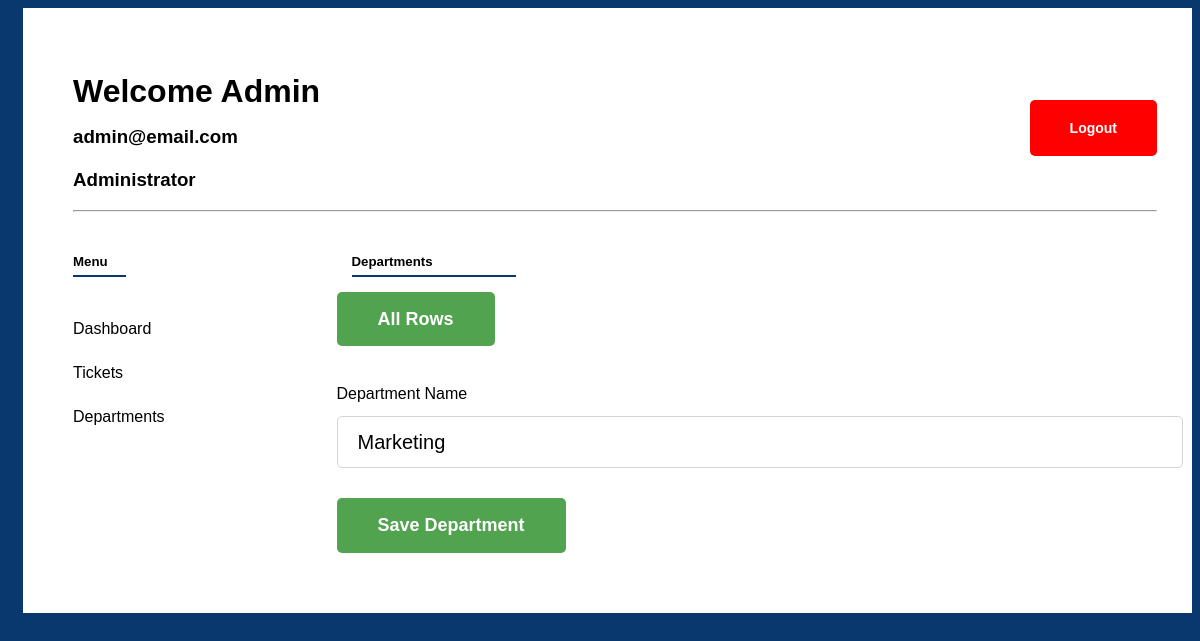
Screenshot of /support/admin/department/edit.php?id=2 (signed in) with the database file from the repository.
### tables this page shows
CREATE TABLE `users` (
  `id` int(11) NOT NULL,
  `name` varchar(50) NOT NULL,
  `password` varchar(1000) NOT NULL,
  `email` varchar(50) NOT NULL,
  `type` varchar(5) NOT NULL DEFAULT 'user',
  `dateposted` date NOT NULL DEFAULT current_timestamp()
);

CREATE TABLE `department` (
  `id` int(11) NOT NULL,
  `name` varchar(300) NOT NULL,
  `posted_by` int(11) NOT NULL,
  `dateposted` date NOT NULL DEFAULT current_timestamp()
);

### core/user.php (called while the page is built, shortened)
<?php
 class User{
	public function __construct () {
		global $config;
		 $conn = new mysqli($config['DB_SERVER'], $config['DB_USER'], $config['DB_PASSWORD'], $config['DB_NAME']);
		 $this->db = $conn;
	}
  	public function getUserInfoById(){
  		$id = isset($_SESSION['support_user_id']) ? $_SESSION['support_user_id'] : "" ;
  		$query = "SELECT * FROM users where id = '$id'";
		$run = $this->db->query($query) or die($this->db->error.__LINE__);
		$rows = mysqli_fetch_array($run);
		return $rows;
  	}
  	public function getDepartmentInfoById($id){
  		$query = "SELECT * FROM department where id = '$id'";
		$run = $this->db->query($query) or die($this->db->error.__LINE__);
		$rows = mysqli_fetch_array($run);
		return $rows;
  	}
	public function isAdmin(){
		if($this->getUserInfoById()['type'] == "admin"){
			return true;
		}else{
			return false;
		}
	}
}

### core/classes.php (called while the page is built, shortened)
<?php
require base_path('core/user.php');
$user = new User();
?>

### core/config.php (called while the page is built, shortened)
<?php
$config = array();
$config['BASE_DIR'] = dirname(dirname(__FILE__));
$config['SITE_NAME'] = 'Sonawap Support Ticket';
$config['BASE_URL'] = DEVELOPMENT ? 'http://localhost/SupportTicket/' : 'https://supportticket.com/';
$config['ROOT_DIR'] = DEVELOPMENT ? '/SupportTicket/' : '/https://supportticket.com/';
$config['DB_TYPE'] = 'mysqli';
$config['DB_SERVER'] = 'localhost';
$config['DB_NAME'] = DEVELOPMENT ? 'supportticket' : '';
$config['DB_USER'] = DEVELOPMENT ? 'root' : '';
$config['DB_PASSWORD'] = DEVELOPMENT ? '' :  '';
function base_url($suffix = '') {
    global $config;
    $suffix = ltrim($suffix, '/');
    return $config['BASE_URL'] . trim($suffix);
}
?>

### support/admin/department/edit.php (the view, shortened to what this page needs)
<?php
require_once '../../../core/config.php';
require_once base_path('core/classes.php');
?>
<!DOCTYPE html>
<html>
<head>
	<?php require base_path('support/includes/link.php'); ?>
</head>
<body>
	<div class="container">
		<div class="wrapper bg-white p-50">
			<?php require base_path('support/includes/header.php'); ?>
			<div class="div-row">
				<?php require base_path('support/includes/sidebar.php') ?>
				<div class="lg-col">
					<div class="con-wrapper">
						<h5 class="text-header menu-text">Departments</h5>
						<a class="btn btn-success" href="get.php">All Rows</a>
						<form action="edit.php" method="POST">
							<div class="input-wrap mt-5">
								<label for="name">Department Name</label>
								<input type="text" id="name"  class="form-input mt-1" name="name" required placeholder="Department Name" value="<?php echo $user->getDepartmentInfoById($_GET['id'])['name'] ?>">
							</div>
							<div class="input-wrap">
								<button type="submit" name="create" class="btn btn-success">Save Department</button>
							</div>
						</form>
					</div>
				</div>
			</div>
		</div>
	</div>
</body>
</html>

### support/includes/header.php
<div class="header">
	<h1 class="user-header">Welcome <?php echo $user->getUserInfoById()['name'] ?></h1>
	<h3 class="user-text"><?php echo $user->getUserInfoById()['email'] ?></h3>
	<h3 class="user-text"><?php echo $user->isAdmin() ? 'Administrator' : ''?></h3>
	<a href="<?php echo base_url('logout.php') ?>" class="btn btn-danger float-right">Logout</a>
	<hr>
</div>

### asset/css/style.css (style rules this page uses)
:root { --sh-green: #52a350; --sh-blue: #08386d; --sh-grey: #e6e8e6; --sh-light-green: #b6d86f; --sh-dark: #343434; --sh-footer-color: #f5fafe; }
html { max-width: 100%; overflow-x: hidden; }
body { max-width: 100%; font-family: "Montserrat", sans-serif !important; line-height: 1.5rem; overflow-x: hidden !important; scroll-behavior: smooth !important; background: var(--sh-blue); }
.container { width: 100%; margin-right: auto; margin-left: auto; padding-right: 15px; padding-left: 15px; }
@media (min-width: 576px) { .container { max-width: 540px; } }
@media (min-width: 768px) { .container { max-width: 720px; } }
@media (min-width: 992px) { .container { max-width: 960px; } }
@media (min-width: 1200px) { .container { max-width: 1200px; } }
.bg-white { background: #fff; }
a { color: inherit; text-decoration: none; }
.input-wrap { margin-top: 20px; }
.p-50 { padding: 50px; }
.mt-5 { margin-top: 50px !important; }
.mt-1 { margin-top: 10px; }
.btn { padding: 1rem 2.5rem !important; font-size: 18px; border-radius: 5px; border: 1px solid transparent; cursor: pointer; font-weight: bold; margin: 10px 0px; }
.form-input { width: 96.3%; height: 30px; padding: 10px 20px; border: 1px solid #d9d3d3; font-size: 20px; font-weight: lighter; border-radius: 5px; }
.float-right { margin-top: -110px; float: right !important; }
.header { overflow: hidden; }
.btn-danger { background: red; color: #fff; outline: none; box-shadow: none; border: 5px; font-size: 14px; }
.btn-success { color: #fff; background-color: var(--sh-green) !important; }
.div-row { display: -ms-flexbox; display: flex; -ms-flex-wrap: wrap; flex-wrap: wrap; margin-right: -15px; margin-left: -15px; padding: 0px; }
.lg-col { -ms-flex: 0 0 75%; flex: 0 0 75%; max-width: 75%; }
.menu-text { margin: 0px; padding: 0px; margin-left: 15px; padding-bottom: 3px; }
.text-header { position: relative; margin-bottom: 30px; margin-top: 30px; }
.text-header::before { bottom: 0; content: ""; height: 2px; position: absolute; width: 20%; background: var(--sh-blue); }

### rows the page displays
users: name "Admin", email "admin@email.com"
department: name "Marketing"
